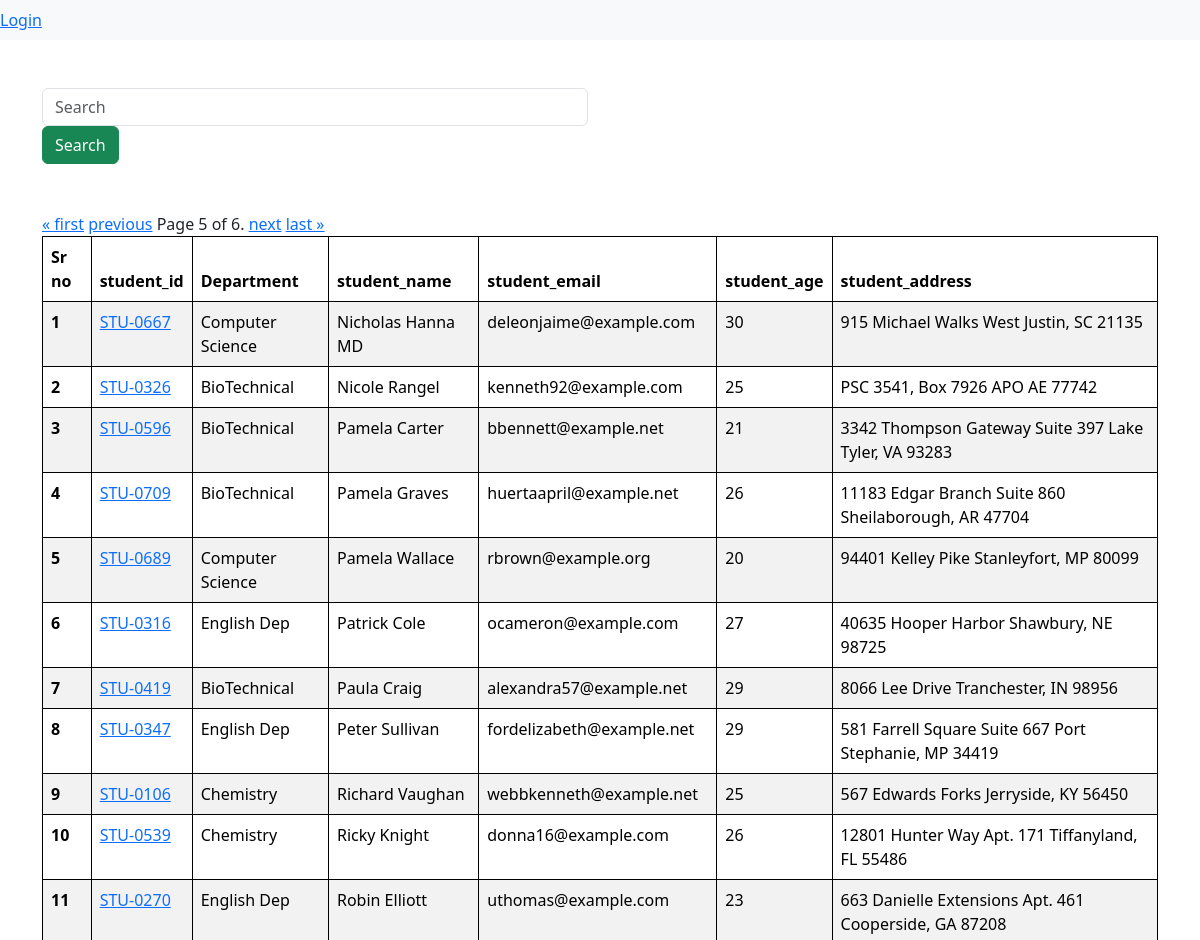
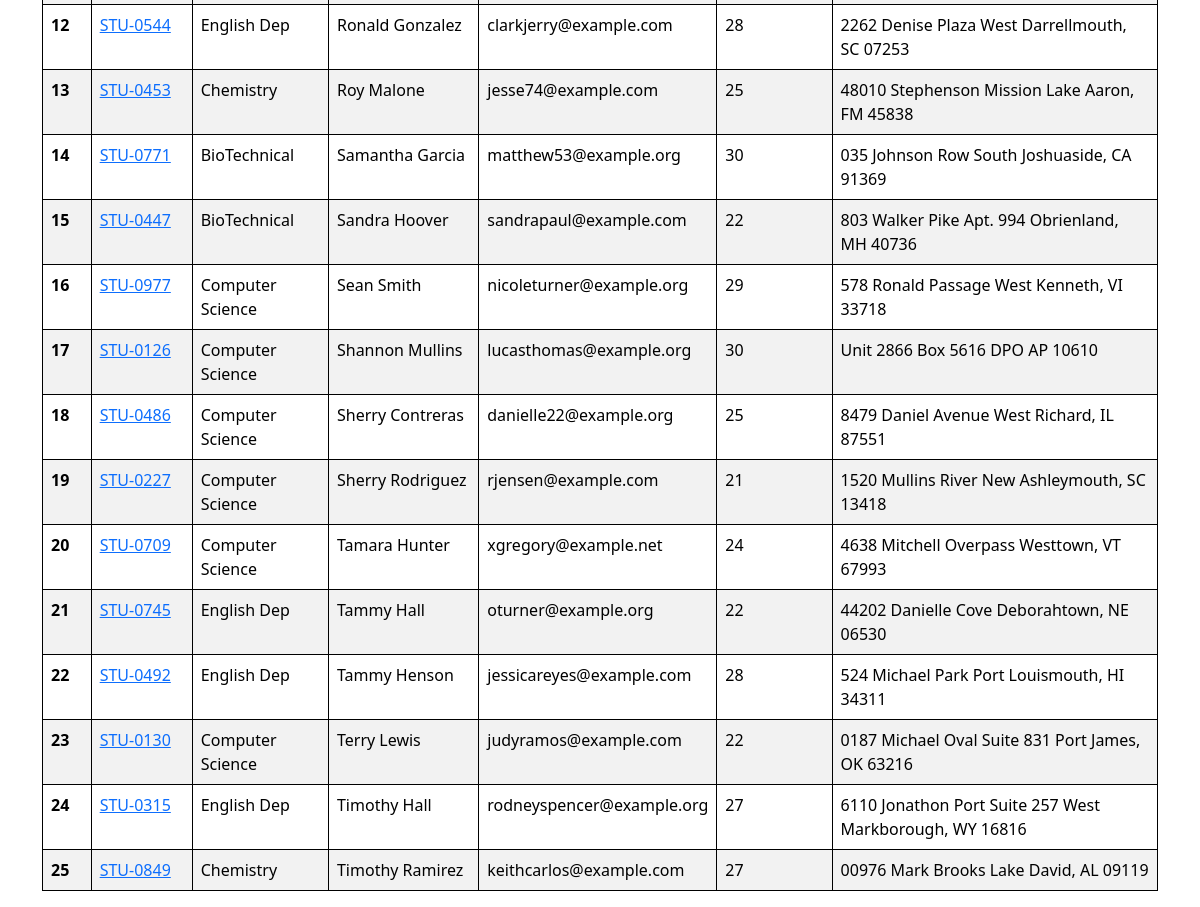
Page /student/?page=5 on the committed database (2 pictures, top to bottom).
### vege/models.py (models this page shows, shortened)
class Student(models.Model):
    department =models.ForeignKey(Department,related_name="depart",on_delete=models.CASCADE)
    student_id=models.OneToOneField(StudentID,related_name="studentid",on_delete=models.CASCADE)
    student_name=models.CharField(max_length=100)
    student_email=models.EmailField(unique=True)
    student_age=models.IntegerField(default=18)
    student_address=models.TextField()
    class Meta:
        ordering=['student_name']
        verbose_name="student"

class StudentID(models.Model):
    student_id=models.CharField(max_length=100)
    def __str__(self) -> str:
        return self.student_id

class Department(models.Model):
    department = models.CharField(max_length=100)
    class Meta:
        ordering=['department']

### vege/views.py (the view, shortened to what this page needs)
# urls.py: path('student/',getstudent,name="get_student"),
def getstudent(request):
    queryset=Student.objects.all()
    paginator = Paginator(queryset, 25)
    page_number = request.GET.get("page",1)
    page_obj = paginator.get_page(page_number)
    return render(request,'students.html',{'queryset':page_obj})

### vege/templates/students.html (shortened to what this page needs)
{% extends "base.html" %}
{% block start %}
<form >
<div class="container mt-5">
    <div class="row">
        <divc class="col-md-6">
            <input class="form-control" name ="search" placeholder="Search">
        </div>
<div class="col-md-6">
    <button class="btn btn-success">Search</button>
</div>
    </div>
</form>
<div class="container mt-5 ">
    <table class="table table-striped">
        <thead>
          <tr>
            <th scope="col">Sr no</th>
            <th scope="col">student_id</th>
            <th scope="col">Department</th>
            <th scope="col">student_name</th>
            <th scope="col">student_email</th>
            <th scope="col">student_age</th>
            <th scope="col">student_address</th>
          </tr>
        </thead>
        <tbody>
            {% for student in queryset %}
          <tr>
            <th scope="row">{{forloop.counter}}</th>
            <td>
                <a href="{% url 'see_marks'  student.student_id %}">{{student.student_id}}</a>
              </td>
            <td>{{student.department.department}}</td>
            <td>{{student.student_name}}</td>
            <td>{{student.student_email}}</td>
            <td>{{student.student_age}}</td>
            <td>{{student.student_address}}</td>
          </tr>
          {% endfor %}
          <div class="pagination">
            <span class="step-links">
                {% if queryset.has_previous %}
                    <a href="?page=1">&laquo; first</a>
                    <a href="?page={{ queryset.previous_page_number }}">previous</a>
                {% endif %}
                <span class="current">
                    Page {{ queryset.number }} of {{ queryset.paginator.num_pages }}.
                </span>
                {% if queryset.has_next %}
                    <a href="?page={{ queryset.next_page_number }}">next</a>
                    <a href="?page={{ queryset.paginator.num_pages }}">last &raquo;</a>
                {% endif %}
            </span>
</div>
{% endblock %}

### home/templates/base.html (style rules this page uses)
table, th, td { border: 1px solid black; }

### rows in the picture
Student: student_id "STU-0667", department.department "Computer Science", student_name "Nicholas Hanna MD", student_email "deleonjaime@example.com", student_age "30", student_address "915 Michael Walks West Justin, SC 21135"
Student: student_id "STU-0326", department.department "BioTechnical", student_name "Nicole Rangel", student_email "kenneth92@example.com", student_age "25", student_address "PSC 3541, Box 7926 APO AE 77742"
Student: student_id "STU-0596", department.department "BioTechnical", student_name "Pamela Carter", student_email "bbennett@example.net", student_age "21", student_address "3342 Thompson Gateway Suite 397 Lake Tyler, VA 93283"
Student: student_id "STU-0709", department.department "BioTechnical", student_name "Pamela Graves", student_email "huertaapril@example.net", student_age "26", student_address "11183 Edgar Branch Suite 860 Sheilaborough, AR 47704"
Student: student_id "STU-0689", department.department "Computer Science", student_name "Pamela Wallace", student_email "rbrown@example.org", student_age "20", student_address "94401 Kelley Pike Stanleyfort, MP 80099"
Student: student_id "STU-0316", department.department "English Dep", student_name "Patrick Cole", student_email "ocameron@example.com", student_age "27", student_address "40635 Hooper Harbor Shawbury, NE 98725"
Student: student_id "STU-0419", department.department "BioTechnical", student_name "Paula Craig", student_email "alexandra57@example.net", student_age "29", student_address "8066 Lee Drive Tranchester, IN 98956"
Student: student_id "STU-0347", department.department "English Dep", student_name "Peter Sullivan", student_email "fordelizabeth@example.net", student_age "29", student_address "581 Farrell Square Suite 667 Port Stephanie, MP 34419"
Student: student_id "STU-0106", department.department "Chemistry", student_name "Richard Vaughan", student_email "webbkenneth@example.net", student_age "25", student_address "567 Edwards Forks Jerryside, KY 56450"
Student: student_id "STU-0539", department.department "Chemistry", student_name "Ricky Knight", student_email "donna16@example.com", student_age "26", student_address "12801 Hunter Way Apt. 171 Tiffanyland, FL 55486"
Student: student_id "STU-0270", department.department "English Dep", student_name "Robin Elliott", student_email "uthomas@example.com", student_age "23", student_address "663 Danielle Extensions Apt. 461 Cooperside, GA 87208"
Student: student_id "STU-0544", department.department "English Dep", student_name "Ronald Gonzalez", student_email "clarkjerry@example.com", student_age "28", student_address "2262 Denise Plaza West Darrellmouth, SC 07253"
Student: student_id "STU-0453", department.department "Chemistry", student_name "Roy Malone", student_email "jesse74@example.com", student_age "25", student_address "48010 Stephenson Mission Lake Aaron, FM 45838"
Student: student_id "STU-0771", department.department "BioTechnical", student_name "Samantha Garcia", student_email "matthew53@example.org", student_age "30", student_address "035 Johnson Row South Joshuaside, CA 91369"
Student: student_id "STU-0447", department.department "BioTechnical", student_name "Sandra Hoover", student_email "sandrapaul@example.com", student_age "22", student_address "803 Walker Pike Apt. 994 Obrienland, MH 40736"
Student: student_id "STU-0977", department.department "Computer Science", student_name "Sean Smith", student_email "nicoleturner@example.org", student_age "29", student_address "578 Ronald Passage West Kenneth, VI 33718"
Student: student_id "STU-0126", department.department "Computer Science", student_name "Shannon Mullins", student_email "lucasthomas@example.org", student_age "30", student_address "Unit 2866 Box 5616 DPO AP 10610"
Student: student_id "STU-0486", department.department "Computer Science", student_name "Sherry Contreras", student_email "danielle22@example.org", student_age "25", student_address "8479 Daniel Avenue West Richard, IL 87551"
Student: student_id "STU-0227", department.department "Computer Science", student_name "Sherry Rodriguez", student_email "rjensen@example.com", student_age "21", student_address "1520 Mullins River New Ashleymouth, SC 13418"
Student: student_id "STU-0709", department.department "Computer Science", student_name "Tamara Hunter", student_email "xgregory@example.net", student_age "24", student_address "4638 Mitchell Overpass Westtown, VT 67993"
Student: student_id "STU-0745", department.department "English Dep", student_name "Tammy Hall", student_email "oturner@example.org", student_age "22", student_address "44202 Danielle Cove Deborahtown, NE 06530"
Student: student_id "STU-0492", department.department "English Dep", student_name "Tammy Henson", student_email "jessicareyes@example.com", student_age "28", student_address "524 Michael Park Port Louismouth, HI 34311"
Student: student_id "STU-0130", department.department "Computer Science", student_name "Terry Lewis", student_email "judyramos@example.com", student_age "22", student_address "0187 Michael Oval Suite 831 Port James, OK 63216"
Student: student_id "STU-0315", department.department "English Dep", student_name "Timothy Hall", student_email "rodneyspencer@example.org", student_age "27", student_address "6110 Jonathon Port Suite 257 West Markborough, WY 16816"
Student: student_id "STU-0849", department.department "Chemistry", student_name "Timothy Ramirez", student_email "keithcarlos@example.com", student_age "27", student_address "00976 Mark Brooks Lake David, AL 09119"

### other values in the picture
{{ queryset.number }} "5"
{{ queryset.paginator.num_pages }} "6"
